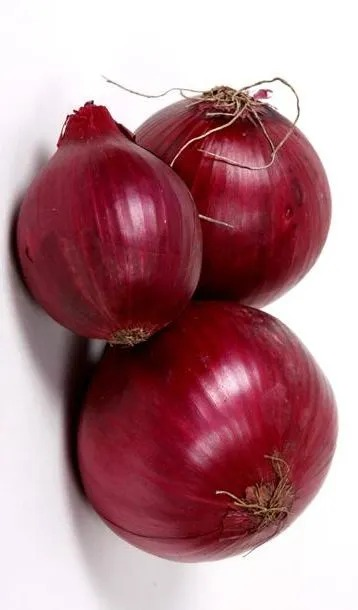
#> input picture data/healthy/1].jpeg, 358 x 610 px
$ python train_classifier.py
#> lines starting #> are read from the running program, lines starting #| are printed output that depends on the picture
#> further down, image is the input picture: shape (610, 358, 3); mean B, G, R 138, 130.9, 177
from pathlib import Path
import cv2
import numpy as np
import joblib

from sklearn.ensemble import RandomForestClassifier
from sklearn.model_selection import train_test_split
from sklearn.metrics import accuracy_score, classification_report


# ============================================================
# PATHS
# ============================================================

BASE_DIR = Path(__file__).resolve().parent

DATA_DIR = BASE_DIR / "data"

MODEL_DIR = BASE_DIR / "models"
MODEL_DIR.mkdir(exist_ok=True)


# ============================================================
# CLASSES
# ============================================================

CLASSES = [
    "healthy",
    "damaged",
    "rotten",
    "sprouted"
]


# ============================================================
# FEATURE EXTRACTION
# IMPORTANT:
# This exact function is also used by the Streamlit app.
# DO NOT change one without changing the other.
# ============================================================

def extract_features(image):

    if image is None or image.size == 0:
        return None

    # Resize
    image = cv2.resize(image, (128, 128))
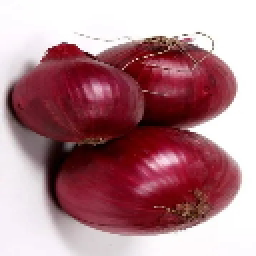
#> image: shape (128, 128, 3) (shown 2 times larger); mean of channels 0, 1, 2 137.8, 130.7, 176.8; drawn as B, G, R

    # Convert BGR -> HSV
    hsv = cv2.cvtColor(image, cv2.COLOR_BGR2HSV)
#> hsv: shape (128, 128, 3); mean H, S, V 121.7, 102.8, 176.9

    # --------------------------------------------------------
    # FEATURE 1 - HUE
    # --------------------------------------------------------

    hue = np.mean(hsv[:, :, 0])
#> hue = 121.7

    # --------------------------------------------------------
    # FEATURE 2 - SATURATION
    # --------------------------------------------------------

    saturation = np.mean(hsv[:, :, 1])
#> saturation = 102.8

    # --------------------------------------------------------
    # FEATURE 3 - VALUE / BRIGHTNESS
    # --------------------------------------------------------

    value = np.mean(hsv[:, :, 2])
#> value = 176.9

    # --------------------------------------------------------
    # FEATURE 4 - DARK PIXEL RATIO
    # --------------------------------------------------------

    dark_pixels = np.sum(
        hsv[:, :, 2] < 80
    )
#> dark_pixels = 1144

    dark_pixel_ratio = (
        dark_pixels / (128 * 128)
    )
#> dark_pixel_ratio = 0.0698

    # --------------------------------------------------------
    # FEATURE 5 - GREEN PIXEL RATIO
    # --------------------------------------------------------

    green_mask = (
        (hsv[:, :, 0] > 35) &
        (hsv[:, :, 0] < 90) &
        (hsv[:, :, 1] > 60)
    )
#> green_mask: shape (128, 128) bool; every value is 0

    green_pixel_ratio = (
        np.sum(green_mask) / (128 * 128)
    )
#> green_pixel_ratio = 0

    # --------------------------------------------------------
    # RETURN EXACTLY 5 FEATURES
    # --------------------------------------------------------

    return [
        hue,
        saturation,
        value,
        dark_pixel_ratio,
        green_pixel_ratio
    ]


# ============================================================
# LOAD DATASET
# ============================================================

X = []
y = []

print("\n========================================")
print("     ONION QUALITY CLASSIFIER")
print("========================================")
print("\nLoading dataset...\n")


for class_name in CLASSES:

    folder = DATA_DIR / class_name

    images = (
        list(folder.glob("*.jpg"))
        + list(folder.glob("*.jpeg"))
        + list(folder.glob("*.png"))
        + list(folder.glob("*.webp"))
    )

    print(
        f"{class_name:10s}: {len(images)} images"
    )

    for image_path in images:

        image = cv2.imread(
            str(image_path)
        )

        if image is None:
            print(
                f"WARNING: Could not read {image_path.name}"
            )
            continue

        features = extract_features(
            image
        )
#> features = [121.7, 102.8, 176.9, 0.0698, 0]

        if features is not None:

            X.append(features)
            y.append(class_name)
#> pass 2 of the loop `for class_name in CLASSES:`:
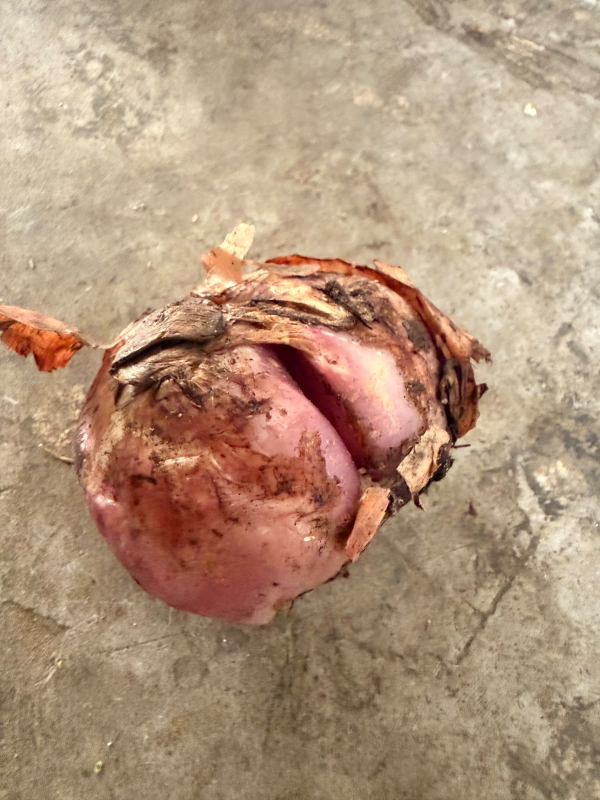
#> input picture data/damaged/b2bba16a-d69a-470e-b7c4-07ceecf9d717.jpeg, 1200 x 1600 px (shown at 1/2 size)
#> image is the input picture: shape (1600, 1200, 3); mean B, G, R 123.5, 148.6, 177.8
#> in extract_features (call 2), `image = cv2.resize(image, (128, 128))`:
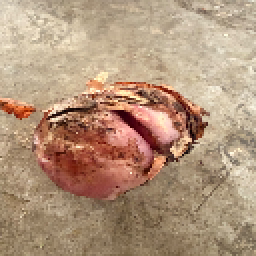
#> image: shape (128, 128, 3) (shown 2 times larger); mean of channels 0, 1, 2 123.3, 148.4, 177.6; drawn as B, G, R
#> hsv: shape (128, 128, 3); mean H, S, V 16.9, 83.2, 177.6
#> hue = 16.94
#> saturation = 83.19
#> value = 177.6
#> dark_pixels = 217
#> dark_pixel_ratio = 0.0132
#> features = [16.94, 83.19, 177.6, 0.0132, 0]


# ============================================================
# CONVERT TO NUMPY
# ============================================================

X = np.array(X)
y = np.array(y)


print("\n----------------------------------------")
print("Total images:", len(X))
print("Feature shape:", X.shape)
#| Feature shape: (2, 5)
print("----------------------------------------")


# ============================================================
# CHECK DATASET
# ============================================================

if len(X) == 0:

    raise RuntimeError(
        "No training images found. "
        "Check the data/healthy, data/damaged, "
        "data/rotten and data/sprouted folders."
    )


print("\nClass distribution:")

for class_name in CLASSES:

    count = np.sum(
        y == class_name
    )

    print(
        f"{class_name:10s}: {count}"
    )


# ============================================================
# TRAIN / TEST SPLIT
# ============================================================

#> (the run stopped early here; a loop or call above may not have finished)
